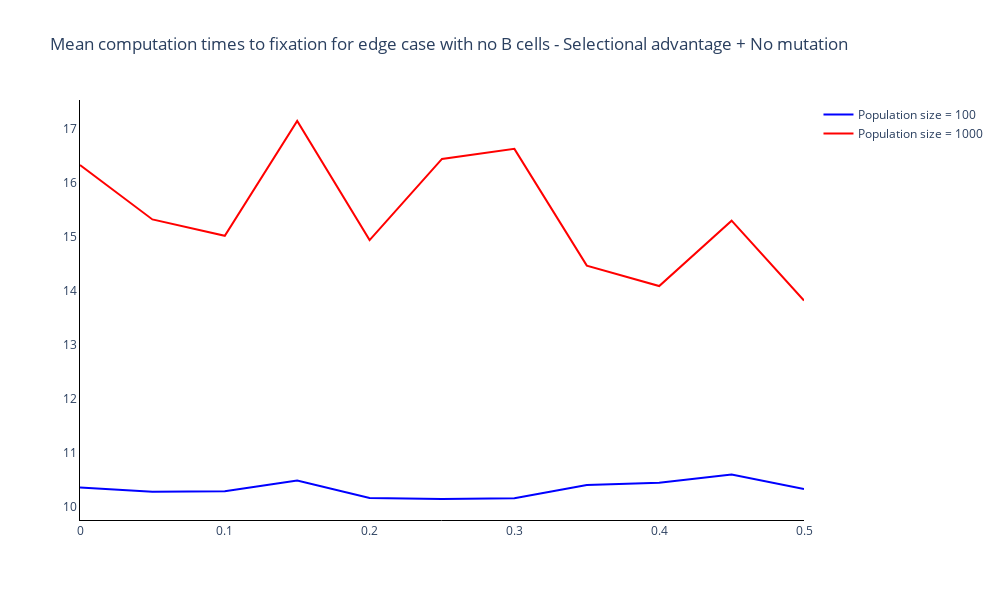

Here is the notebook cell this chart was saved with:
### Markdown cell above
### Plot mean computation times to fixation

### Code cell
# Trace names - represent the transition probabilities used for the simulation
trace_name = ['Population size = {}'.format(N) for N in small_N]

fig = go.Figure()

# Add traces of the transition probabilities
for n, _ in enumerate(small_N):
    fig.add_trace(
        go.Scatter(
            y = mean_computation_time[:, n],
            x = choices_s,
            mode = 'lines',
            name = trace_name[n],
            line_color = colours[n]
        )
    )

fig.update_layout(
    title='Mean computation times to fixation for edge case with no B cells - Selectional advantage + No mutation',
    width=1000, 
    height=600,
    plot_bgcolor='white',
    xaxis=dict(linecolor='black'),
    yaxis=dict(linecolor='black'),
    )

### Figure 1 — Plotly figure (JSON) as saved in the notebook; plotly's stock layout.template omitted (floating-point values rounded to 4 significant figures)
{"data": [{"line": {"color": "blue"}, "mode": "lines", "name": "Population size = 100", "type": "scatter", "x": [0, 0.05, 0.1, 0.15, 0.2, 0.25, 0.3, 0.35, 0.4, 0.45, 0.5], "y": [10.36, 10.29, 10.29, 10.49, 10.17, 10.15, 10.16, 10.41, 10.45, 10.6, 10.33]}, {"line": {"color": "red"}, "mode": "lines", "name": "Population size = 1000", "type": "scatter", "x": [0, 0.05, 0.1, 0.15, 0.2, 0.25, 0.3, 0.35, 0.4, 0.45, 0.5], "y": [16.33, 15.32, 15.02, 17.14, 14.94, 16.44, 16.63, 14.47, 14.09, 15.3, 13.82]}], "layout": {"height": 600, "plot_bgcolor": "white", "title": {"text": "Mean computation times to fixation for edge case with no B cells - Selectional advantage + No mutation"}, "width": 1000, "xaxis": {"linecolor": "black"}, "yaxis": {"linecolor": "black"}}}
